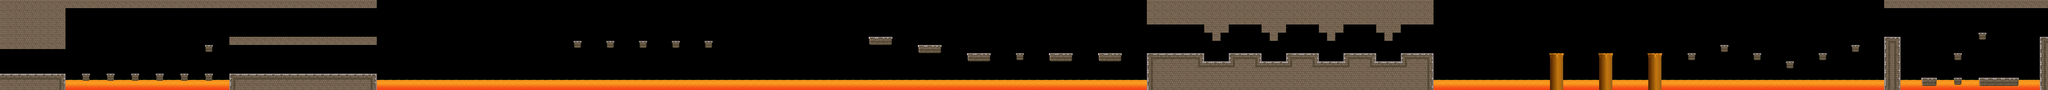

Below is a game level as drawn by its tile map, then a one-line description and the .tmx that defines it (tile-layer data replaced by summaries):
An orthogonal 500x22 tile map with 32x32 px tiles, 3 tile layers (layer3, layer1, layer2) and 193 objects.

<map version="1.0" orientation="orthogonal" width="500" height="22" tilewidth="32" tileheight="32">
 <tileset firstgid="1" name="Tileset_5" tilewidth="32" tileheight="32" spacing="2" margin="1">
  <image source="gfx/game/Tileset_5.png" width="884" height="476" />
 </tileset>
 <layer name="layer3" width="500" height="22">
  <data>[11000 cells, 93 non-empty, 6 distinct tile ids]</data>
 </layer>
 <layer name="layer1" width="500" height="22">
  <data>[11000 cells, 1083 non-empty, 22 distinct tile ids]</data>
 </layer>
 <layer name="layer2" width="500" height="22">
  <data>[11000 cells, 2112 non-empty, 74 distinct tile ids]</data>
 </layer>
 <objectgroup name="finish" width="500" height="22" />
 <objectgroup name="checkpoint" width="500" height="22">
  <object x="9056" y="320" />
 </objectgroup>
 <objectgroup name="player" width="500" height="22">
  <object x="96" y="480" />
 </objectgroup>
 <objectgroup name="coins" width="500" height="22">
  <object x="256" y="480" />
  <object x="320" y="480" />
  <object x="384" y="480" />
  <object x="448" y="480" />
  <object x="2272" y="480" />
  <object x="2336" y="480" />
  <object x="2400" y="480" />
  <object x="2464" y="480" />
  <object x="2528" y="480" />
  <object x="2272" y="160" />
  <object x="2336" y="160" />
  <object x="2400" y="160" />
  <object x="2464" y="160" />
  <object x="2528" y="160" />
  <object x="3360" y="480" />
  <object x="3424" y="480" />
  <object x="3488" y="480" />
  <object x="4000" y="480" />
  <object x="3936" y="480" />
  <object x="4064" y="480" />
  <object x="4608" y="128" />
  <object x="4672" y="128" />
  <object x="4864" y="128" />
  <object x="4928" y="128" />
  <object x="5120" y="128" />
  <object x="5184" y="128" />
  <object x="5376" y="128" />
  <object x="5440" y="128" />
  <object x="5824" y="96" />
  <object x="5824" y="160" />
  <object x="5824" y="224" />
  <object x="6176" y="96" />
  <object x="6176" y="160" />
  <object x="6176" y="224" />
  <object x="6528" y="96" />
  <object x="6528" y="160" />
  <object x="6528" y="224" />
  <object x="7808" y="224" />
  <object x="7872" y="224" />
  <object x="8064" y="224" />
  <object x="8128" y="224" />
  <object x="9472" y="384" />
  <object x="9536" y="384" />
  <object x="9920" y="384" />
  <object x="9984" y="384" />
  <object x="10368" y="384" />
  <object x="10432" y="384" />
  <object x="10816" y="384" />
  <object x="10880" y="384" />
  <object x="11488" y="128" />
  <object x="11488" y="192" />
  <object x="11488" y="256" />
  <object x="11840" y="96" />
  <object x="11840" y="160" />
  <object x="11840" y="224" />
  <object x="12320" y="224" />
  <object x="12384" y="224" />
  <object x="12704" y="224" />
  <object x="12768" y="224" />
 </objectgroup>
 <objectgroup name="hidden_bonus_level" width="500" height="22" />
 <objectgroup name="bonus_blocks" width="500" height="22">
  <object x="864" y="384">
   <properties>
    <property name="1" value="coin" />
   </properties>
  </object>
  <object x="1248" y="384">
   <properties>
    <property name="1" value="mush" />
   </properties>
  </object>
  <object x="12544" y="224">
   <properties>
    <property name="1" value="mush" />
   </properties>
  </object>
 </objectgroup>
 <objectgroup name="hidden_blocks" width="500" height="22">
  <object x="8288" y="224">
   <properties>
    <property name="1" value="diamond" />
   </properties>
  </object>
 </objectgroup>
 <objectgroup name="destroyable_blocks" width="500" height="22" />
 <objectgroup name="stand_destroy_blocks" width="500" height="22" />
 <objectgroup name="enemies" width="500" height="22">
  <object x="15712" y="416">
   <properties>
    <property name="1" value="skeleton" />
    <property name="2" value="7" />
   </properties>
  </object>
  <object x="14944" y="672">
   <properties>
    <property name="1" value="fireball" />
   </properties>
  </object>
  <object x="15840" y="672">
   <properties>
    <property name="1" value="fireball" />
   </properties>
  </object>
  <object x="15392" y="672">
   <properties>
    <property name="1" value="fireball" />
   </properties>
  </object>
  <object x="15200" y="672">
   <properties>
    <property name="1" value="fireball" />
   </properties>
  </object>
  <object x="864" y="608">
   <properties>
    <property name="1" value="chain2" />
   </properties>
  </object>
  <object x="1440" y="608">
   <properties>
    <property name="1" value="chain2" />
   </properties>
  </object>
  <object x="5024" y="352">
   <properties>
    <property name="1" value="chain2" />
   </properties>
  </object>
  <object x="7968" y="448">
   <properties>
    <property name="1" value="chain2" />
   </properties>
  </object>
  <object x="14240" y="448">
   <properties>
    <property name="1" value="chain2" />
   </properties>
  </object>
  <object x="13472" y="384">
   <properties>
    <property name="1" value="chain2" />
   </properties>
  </object>
  <object x="1952" y="608">
   <properties>
    <property name="1" value="chain" />
   </properties>
  </object>
  <object x="2400" y="320">
   <properties>
    <property name="1" value="chain" />
   </properties>
  </object>
  <object x="2848" y="608">
   <properties>
    <property name="1" value="chain" />
   </properties>
  </object>
  <object x="1984" y="32">
   <properties>
    <property name="1" value="chain" />
   </properties>
  </object>
  <object x="2880" y="32">
   <properties>
    <property name="1" value="chain" />
   </properties>
  </object>
  <object x="7264" y="384">
   <properties>
    <property name="1" value="chain" />
   </properties>
  </object>
  <object x="8672" y="448">
   <properties>
    <property name="1" value="chain" />
   </properties>
  </object>
  <object x="9504" y="288">
   <properties>
    <property name="1" value="chain" />
   </properties>
  </object>
  <object x="9952" y="288">
   <properties>
    <property name="1" value="chain" />
   </properties>
  </object>
  <object x="10400" y="288">
   <properties>
    <property name="1" value="chain" />
   </properties>
  </object>
  <object x="10848" y="288">
   <properties>
    <property name="1" value="chain" />
   </properties>
  </object>
  <object x="12160" y="480">
   <properties>
    <property name="1" value="cactus" />
   </properties>
  </object>
  <object x="12544" y="480">
   <properties>
    <property name="1" value="cactus" />
   </properties>
  </object>
  <object x="12928" y="480">
   <properties>
    <property name="1" value="cactus" />
   </properties>
  </object>
  <object x="576" y="672">
   <properties>
    <property name="1" value="fireball" />
   </properties>
  </object>
  <object x="768" y="672">
   <properties>
    <property name="1" value="fireball" />
   </properties>
  </object>
  <object x="960" y="672">
   <properties>
    <property name="1" value="fireball" />
   </properties>
  </object>
  <object x="1152" y="672">
   <properties>
    <property name="1" value="fireball" />
   </properties>
  </object>
  </objectgroup>
 <objectgroup name="enemies_obstacles" width="500" height="22" />
 <objectgroup name="trampoline" width="500" height="22" />
 <objectgroup name="platform_horizontal" width="500" height="22" />
 <objectgroup name="platform_vertical" width="500" height="22">
  <!-- 5 objects omitted --></objectgroup>
 <objectgroup name="platform_vertical_multiple" width="500" height="22" />
 <objectgroup name="platform_gravity" width="500" height="22" />
 <objectgroup name="platform_zigzag" width="500" height="22" />
 <objectgroup name="platform_motor" width="500" height="22" />
 <objectgroup name="platform_motor_big" width="500" height="22">
  <!-- 2 objects omitted --></objectgroup>
 <objectgroup name="trap" width="500" height="22" />
 <objectgroup name="physics" width="500" height="22" visible="0">
  <!-- 58 objects omitted --></objectgroup>
</map>
<!-- 99 of 193 objects omitted -->
